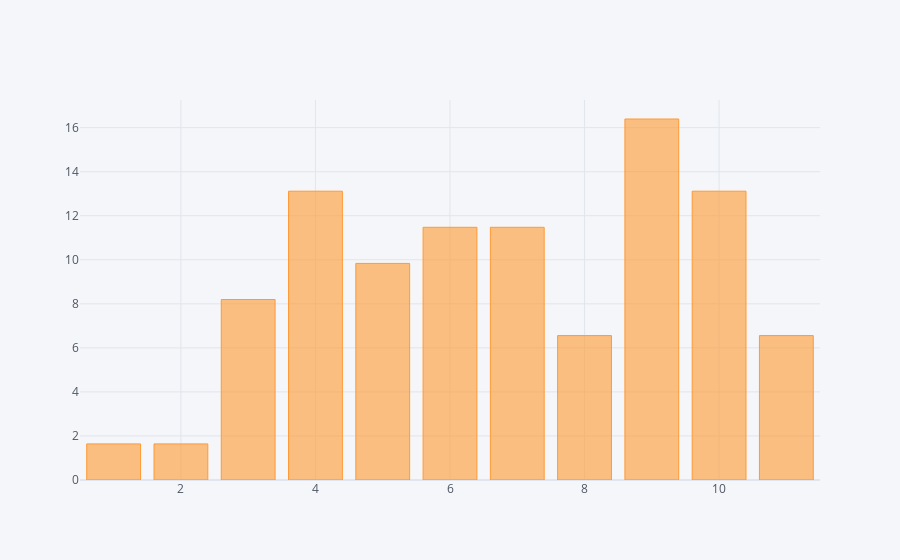

Notebook source saved alongside this figure:
### Code cell
df=nifty_final[nifty_final['Open Bucket'].isin([7])]['Closed Bucket'].value_counts()
df=((df/df.sum())*100)
import matplotlib.pyplot as plt
import seaborn as sns
sns.set_style('whitegrid')
%matplotlib inline
import plotly
import cufflinks as cf
cf.go_offline()
df.iplot(kind='bar')

### Figure 1 — Plotly figure (JSON) as saved in the notebook; plotly's stock layout.template omitted (floating-point values rounded to 4 significant figures)
{"data": [{"marker": {"color": "rgba(255, 153, 51, 0.6)", "line": {"color": "rgba(255, 153, 51, 1.0)", "width": 1}}, "name": "Closed Bucket", "orientation": "v", "text": "", "type": "bar", "x": [9, 4, 10, 6, 7, 5, 3, 11, 8, 1, 2], "y": [16.39, 13.11, 13.11, 11.48, 11.48, 9.836, 8.197, 6.557, 6.557, 1.639, 1.639]}], "layout": {"legend": {"bgcolor": "#F5F6F9", "font": {"color": "#4D5663"}}, "paper_bgcolor": "#F5F6F9", "plot_bgcolor": "#F5F6F9", "title": {"font": {"color": "#4D5663"}}, "xaxis": {"gridcolor": "#E1E5ED", "showgrid": true, "tickfont": {"color": "#4D5663"}, "title": {"font": {"color": "#4D5663"}, "text": ""}, "zerolinecolor": "#E1E5ED"}, "yaxis": {"gridcolor": "#E1E5ED", "showgrid": true, "tickfont": {"color": "#4D5663"}, "title": {"font": {"color": "#4D5663"}, "text": ""}, "zerolinecolor": "#E1E5ED"}}}
